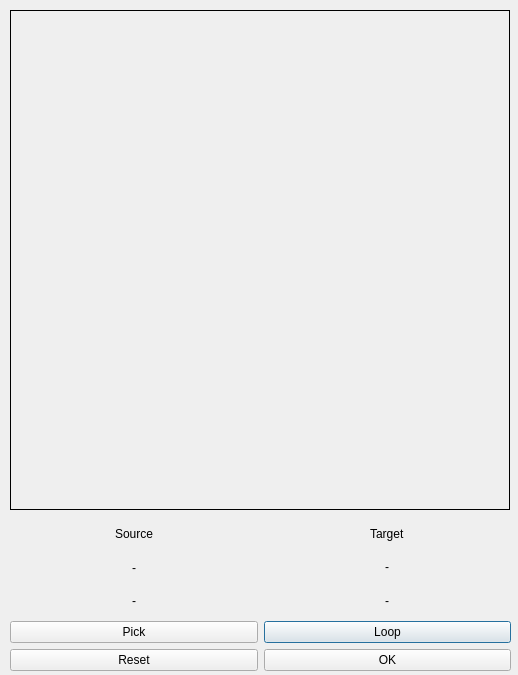
<?xml version="1.0" encoding="UTF-8"?>
<ui version="4.0">
 <class>MissionDialog</class>
 <widget class="QDialog" name="MissionDialog">
  <property name="geometry">
   <rect>
    <x>0</x>
    <y>0</y>
    <width>518</width>
    <height>675</height>
   </rect>
  </property>
  <property name="windowTitle">
   <string>Pick Source &amp; Target</string>
  </property>
  <widget class="QLabel" name="label_map">
   <property name="geometry">
    <rect>
     <x>10</x>
     <y>10</y>
     <width>500</width>
     <height>500</height>
    </rect>
   </property>
   <property name="minimumSize">
    <size>
     <width>300</width>
     <height>300</height>
    </size>
   </property>
   <property name="frameShape">
    <enum>QFrame::Box</enum>
   </property>
   <property name="text">
    <string/>
   </property>
   <property name="pixmap">
    <pixmap>../Resources/Tools/map.png</pixmap>
   </property>
  </widget>
  <widget class="QWidget" name="gridLayoutWidget">
   <property name="geometry">
    <rect>
     <x>10</x>
     <y>520</y>
     <width>501</width>
     <height>151</height>
    </rect>
   </property>
   <layout class="QGridLayout" name="gridLayout">
    <item row="1" column="1" alignment="Qt::AlignHCenter|Qt::AlignVCenter">
     <widget class="QLabel" name="label_position_target">
      <property name="text">
       <string>-</string>
      </property>
     </widget>
    </item>
    <item row="2" column="0" alignment="Qt::AlignHCenter">
     <widget class="QLabel" name="label_dir_source">
      <property name="text">
       <string>-</string>
      </property>
     </widget>
    </item>
    <item row="3" column="1">
     <widget class="QPushButton" name="buttonLoop">
      <property name="text">
       <string>Loop</string>
      </property>
     </widget>
    </item>
    <item row="4" column="0">
     <widget class="QPushButton" name="buttonReset">
      <property name="text">
       <string>Reset</string>
      </property>
     </widget>
    </item>
    <item row="3" column="0">
     <widget class="QPushButton" name="buttonSource">
      <property name="text">
       <string>Pick</string>
      </property>
     </widget>
    </item>
    <item row="2" column="1" alignment="Qt::AlignHCenter">
     <widget class="QLabel" name="label_dir_target">
      <property name="text">
       <string>-</string>
      </property>
     </widget>
    </item>
    <item row="4" column="1">
     <widget class="QPushButton" name="buttonOK">
      <property name="text">
       <string>OK</string>
      </property>
     </widget>
    </item>
    <item row="1" column="0" alignment="Qt::AlignHCenter">
     <widget class="QLabel" name="label_position_source">
      <property name="text">
       <string>-</string>
      </property>
     </widget>
    </item>
    <item row="0" column="0" alignment="Qt::AlignHCenter">
     <widget class="QLabel" name="label_7">
      <property name="text">
       <string>Source</string>
      </property>
     </widget>
    </item>
    <item row="0" column="1" alignment="Qt::AlignHCenter">
     <widget class="QLabel" name="label_9">
      <property name="text">
       <string>Target</string>
      </property>
     </widget>
    </item>
   </layout>
  </widget>
 </widget>
 <tabstops>
  <tabstop>buttonReset</tabstop>
  <tabstop>buttonLoop</tabstop>
  <tabstop>buttonSource</tabstop>
  <tabstop>buttonOK</tabstop>
 </tabstops>
 <resources/>
 <connections/>
</ui>
